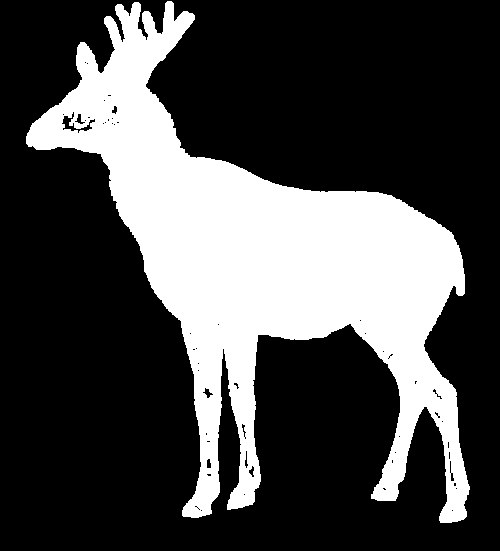
%> input picture A3PengyuWang0425157/Q1/deer.pgm, 500 x 551 px
$ octave Deer.m   (GNU Octave 9; MATLAB toolbox functions it lacks are replaced by stand-ins)
%> lines starting %> are read from the running program, lines starting %| are printed output that depends on the picture; in (x1, y1, x2, y2) boxes, pixels count from 0 and x2, y2 are one past the last pixel; in counts of white or black regions, pixels touching at a corner belong together; the program's own positions count from 1
clear;
close all;
clc;

deer = imread("deer.pgm");
%> deer is the input picture: size 551x500 uint8; 28.4% white; 1 white region, box (x1, y1, x2, y2) and area: (26, 1, 470, 523) 78246
for i=1:5
%> this loop made 5 passes; what is shown inside it comes from the first
    subplot(5,4,4*i-3);
    imshow(deer);
    title('Deer input image')

    SE = strel('disk',i);
    eroseDeer = imerode(deer,SE);
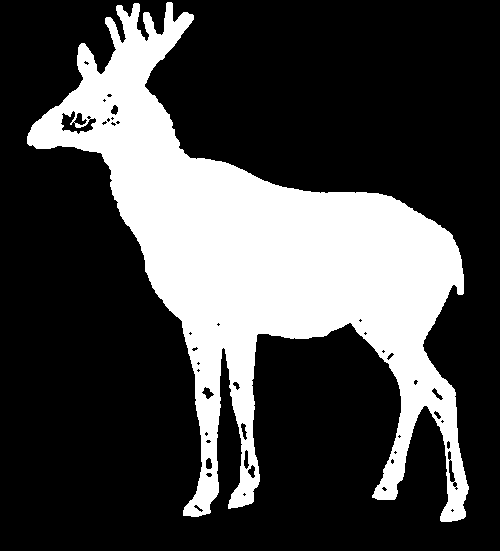
%> eroseDeer: size 551x500 uint8; 27.1% white; 1 white region, box (x1, y1, x2, y2) and area: (27, 2, 469, 522) 74766
    subplot(5,4,4*i-2);
    imshow(eroseDeer);
    title("Deer after erosion, size = "+i);

    openDeer = imopen(deer,SE);
%> openDeer: size 551x500 uint8; 28.4% white; 1 white region, box (x1, y1, x2, y2) and area: (26, 1, 470, 523) 78163
    subplot(5,4,4*i-1);
    imshow(openDeer);
    title("Deer after opening, size = "+i);

    closeDeer = imclose(deer,SE);
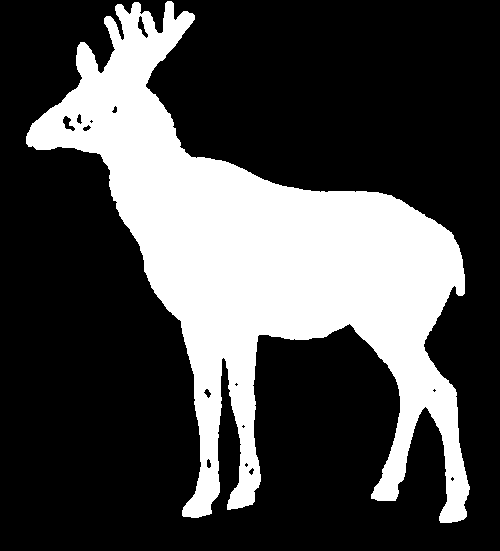
%> closeDeer: size 551x500 uint8; 28.5% white; 1 white region, box (x1, y1, x2, y2) and area: (26, 1, 470, 523) 78607
    subplot(5,4,4*i);
    imshow(closeDeer);
    title("Deer after closing, size ="+i);
end
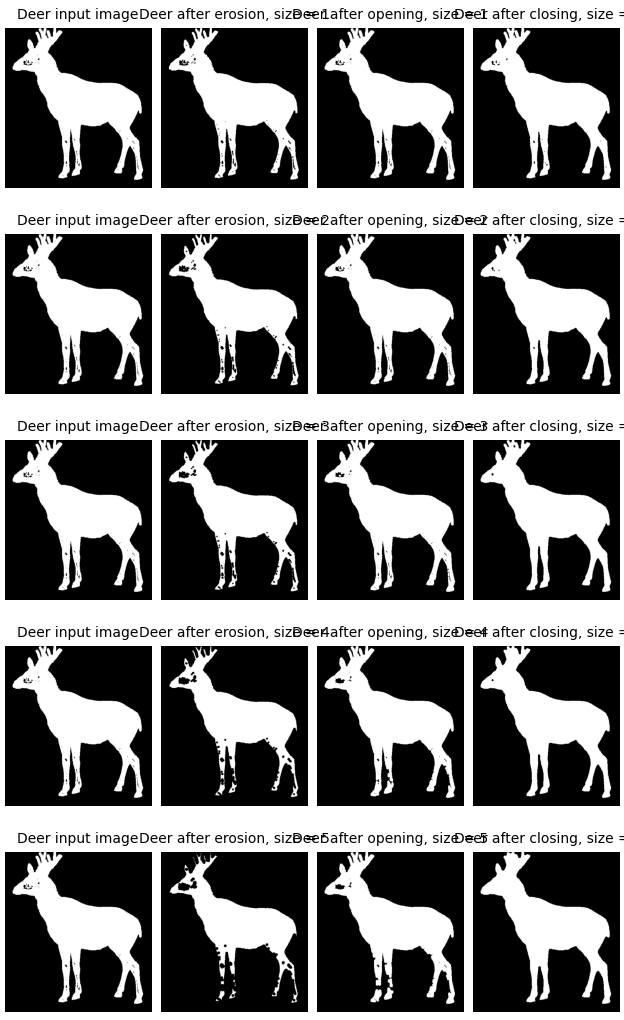
%> figure redrawn from the program's plot data, 20 panels

$ run again, with A3PengyuWang0425157/Q1/device.pgm copied over A3PengyuWang0425157/Q1/deer.pgm
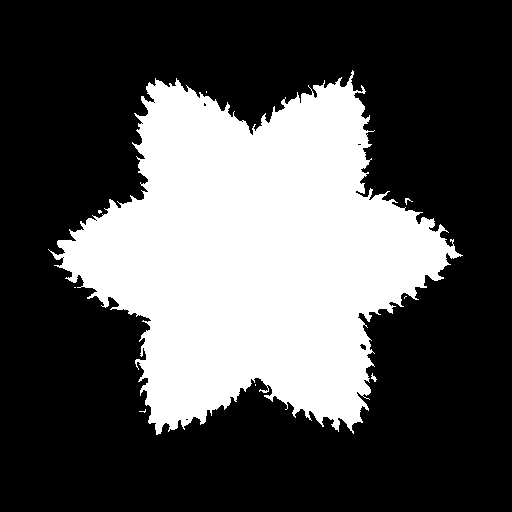
%> input picture A3PengyuWang0425157/Q1/device.pgm, 512 x 512 px
%> deer is the input picture: size 512x512 uint8; 32% white; 9 white regions (6 under 20 px), largest, box (x1, y1, x2, y2) and area: (48, 70, 463, 435) 83847, (371, 373, 377, 382) 25, (405, 198, 413, 205) 21
%> `eroseDeer = imerode(deer,SE);`:
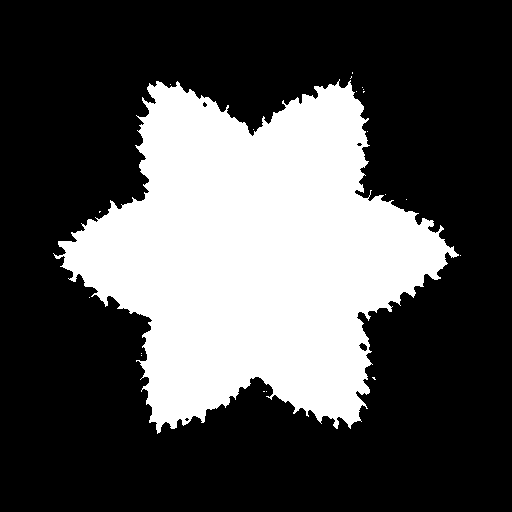
%> eroseDeer: size 512x512 uint8; 31% white; 20 white regions (19 under 20 px), largest, box (x1, y1, x2, y2) and area: (53, 79, 459, 434) 81220
%> openDeer: size 512x512 uint8; 31.8% white; 7 white regions (6 under 20 px), largest, box (x1, y1, x2, y2) and area: (52, 71, 462, 435) 83332
%> `closeDeer = imclose(deer,SE);`:
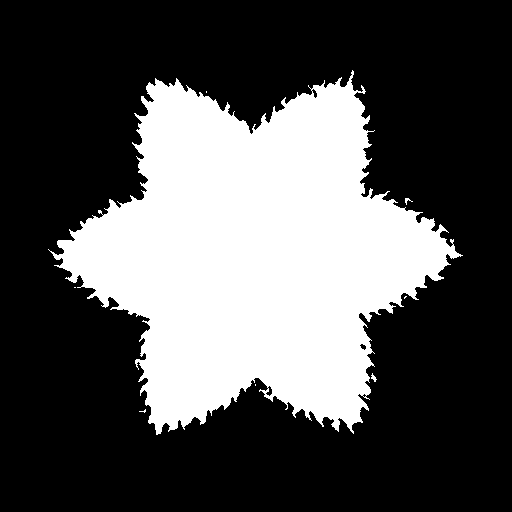
%> closeDeer: size 512x512 uint8; 32.1% white; 8 white regions (5 under 20 px), largest, box (x1, y1, x2, y2) and area: (48, 70, 463, 435) 84106, (371, 373, 377, 382) 26, (405, 198, 413, 205) 22

$ run again, with A3PengyuWang0425157/Q1/fly.pgm copied over A3PengyuWang0425157/Q1/deer.pgm
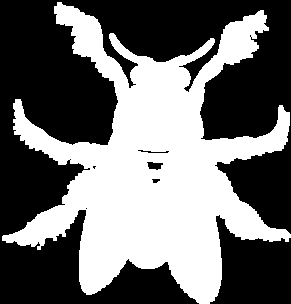
%> input picture A3PengyuWang0425157/Q1/fly.pgm, 291 x 304 px
%> deer is the input picture: size 304x291 uint8; 43.1% white; 1 white region, box (x1, y1, x2, y2) and area: (2, 2, 291, 304) 38172
%> `eroseDeer = imerode(deer,SE);`:
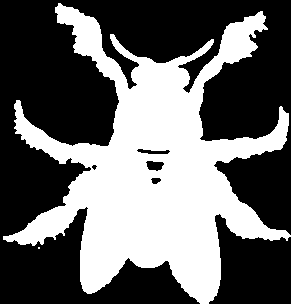
%> eroseDeer: size 304x291 uint8; 40.6% white; 2 white regions (1 under 20 px), largest, box (x1, y1, x2, y2) and area: (3, 3, 291, 304) 35869
%> openDeer: size 304x291 uint8; 43% white; 2 white regions (1 under 20 px), largest, box (x1, y1, x2, y2) and area: (2, 2, 291, 304) 38029
%> `closeDeer = imclose(deer,SE);`:
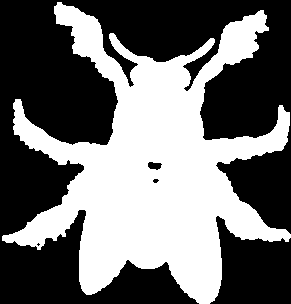
%> closeDeer: size 304x291 uint8; 43.4% white; 1 white region, box (x1, y1, x2, y2) and area: (2, 2, 291, 304) 38387
